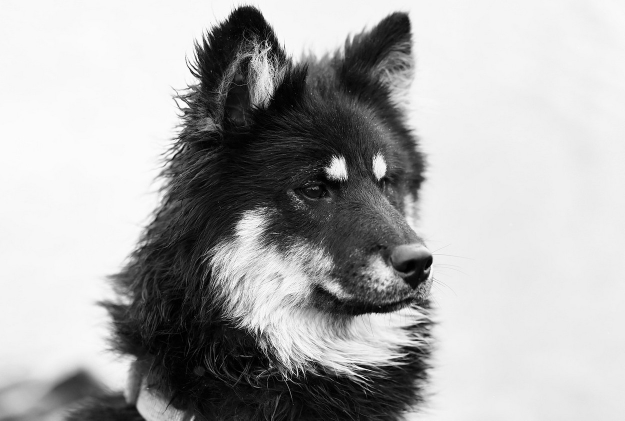
#> input picture test_image.jpg, 1249 x 841 px (shown at 1/2 size)
$ python motor-test.py
#> lines starting #> are read from the running program, lines starting #| are printed output that depends on the picture; after the words box and inside, x2 and y2 are one past the last pixel; in counts of white or black regions, pixels touching at a corner belong together
import cv2
import numpy as np

# --- Physical Setup (Matches your Board) ---
BOARD_WIDTH_INCHES = 36.0
DRAWING_WIDTH_INCHES = 24.0    # Making it a bit bigger for detail
DRAWING_START_Y = 8.0
LINE_SPACING_INCHES = 0.12     # Distance between hatch lines (Adjust for marker thickness)

def generate_hatch_lines(mask, angle, spacing_px):
    """Generates parallel lines only where the mask is white"""
    h, w = mask.shape
    lines = []

    # Create a larger canvas to rotate lines without clipping
    diagonal = int(np.sqrt(h**2 + w**2))
    for d in range(-diagonal, diagonal, spacing_px):
        # Math to create a long line at a specific angle
        x0 = d * np.cos(np.radians(angle))
        y0 = d * np.sin(np.radians(angle))

        # Line vector
        vx = np.cos(np.radians(angle + 90))
        vy = np.sin(np.radians(angle + 90))

        # Endpoints of a very long line
        pt1 = (int(x0 - vx * diagonal), int(y0 - vy * diagonal))
        pt2 = (int(x0 + vx * diagonal), int(y0 + vy * diagonal))

        # Create a blank slate to draw a single test line
        line_img = np.zeros((h, w), dtype=np.uint8)
        cv2.line(line_img, pt1, pt2, 255, 1)

        # Only keep the parts of the line that overlap the "darkness mask"
        active_line = cv2.bitwise_and(line_img, mask)

        # Find coordinates of active pixels
        points = cv2.findNonZero(active_line)
        if points is not None:
            # Sort points to ensure the motor moves in a continuous line
            points = points.reshape(-1, 2)
            lines.append(points)

    return lines

def process_image_to_hatch(image_path, output_path):
#> called with image_path = 'test_image.jpg', output_path = 'drawing.txt'
    img = cv2.imread(image_path, cv2.IMREAD_GRAYSCALE)
#> img is the input picture: shape (841, 1249); min 0, max 255, mean 173.4
    if img is None: return

    # Resize for processing speed while maintaining aspect ratio
    h_orig, w_orig = img.shape
#> h_orig = 841; w_orig = 1249
    scale_factor = 500 / w_orig
#> scale_factor = 0.4
    img = cv2.resize(img, (500, int(h_orig * scale_factor)))
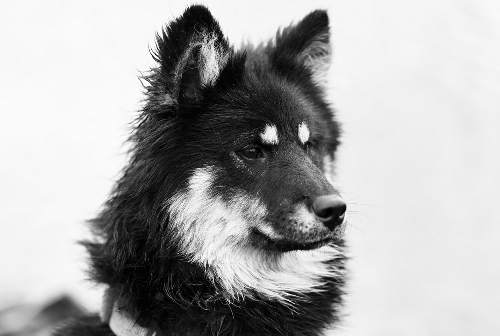
#> img: shape (336, 500); min 0, max 255, mean 173.4
    h, w = img.shape
#> h = 336; w = 500

    # Calculate physical scaling
    phys_scale = DRAWING_WIDTH_INCHES / w
#> phys_scale = 0.048
    spacing_px = int(LINE_SPACING_INCHES / phys_scale)
#> spacing_px = 2
    offset_x = (BOARD_WIDTH_INCHES - DRAWING_WIDTH_INCHES) / 2.0

    # Define 4 darkness levels (0=black, 255=white)
    # Layer 1: Light shadows. Layer 2: Midtones. Layer 3: Dark. Layer 4: Deep Black.
    thresholds = [200, 150, 100, 50]
    angles = [45, 135, 0, 90] # Cross-hatched angles

    all_paths = []

    for i in range(len(thresholds)):
        # Create a mask of pixels DARKER than the threshold
        _, mask = cv2.threshold(img, thresholds[i], 255, cv2.THRESH_BINARY_INV)
        print(f"Processing Layer {i+1} at {angles[i]} degrees...")
        layer_lines = generate_hatch_lines(mask, angles[i], spacing_px)
        all_paths.extend(layer_lines)
#> this loop made 4 passes
#> pass 1, in process_image_to_hatch, `_, mask = cv2.threshold(img, thresholds[i], 255, cv2.THRESH_BINARY_INV)`:
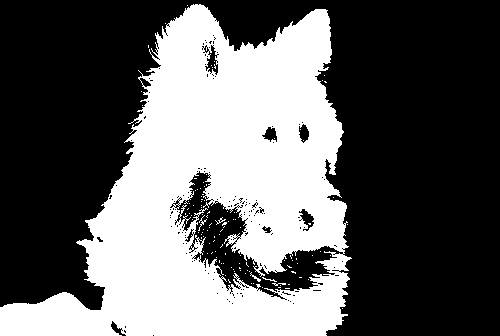
#> mask: shape (336, 500); 38.2% white; 115 white regions (109 under 20 px), largest, box (x1, y1, x2, y2) and area: (0, 4, 352, 336) 63902, (198, 215, 207, 231) 30, (250, 272, 261, 282) 28, (215, 217, 226, 225) 23, (272, 283, 286, 286) 22, (262, 277, 277, 282) 20
#> pass 2, in process_image_to_hatch, `_, mask = cv2.threshold(img, thresholds[i], 255, cv2.THRESH_BINARY_INV)`:
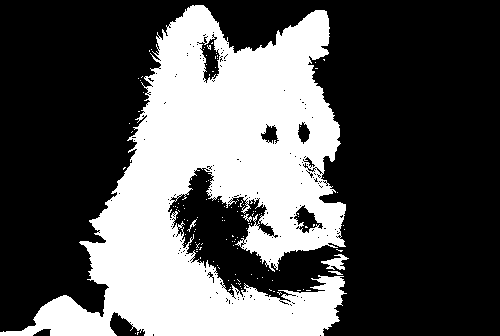
#> mask: shape (336, 500); 33.6% white; 128 white regions (123 under 20 px), largest, box (x1, y1, x2, y2) and area: (0, 5, 347, 336) 55968, (321, 254, 349, 270) 206, (243, 214, 252, 222) 32, (328, 271, 343, 275) 30, (187, 219, 197, 232) 29
#> pass 3, in process_image_to_hatch, `_, mask = cv2.threshold(img, thresholds[i], 255, cv2.THRESH_BINARY_INV)`:
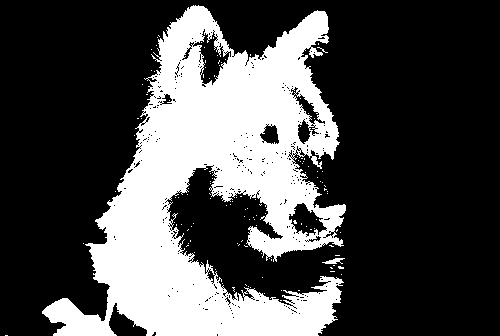
#> mask: shape (336, 500); 29.3% white; 126 white regions (124 under 20 px), largest, box (x1, y1, x2, y2) and area: (42, 5, 346, 336) 48849, (322, 258, 345, 264) 74
#> after the loop:
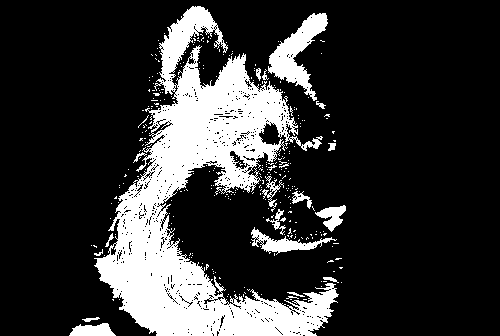
#> mask: shape (336, 500); 20.3% white; 302 white regions (284 under 20 px), largest, box (x1, y1, x2, y2) and area: (94, 6, 339, 336) 29032, (268, 13, 328, 101) 1973, (251, 227, 337, 255) 743
#> after the loop, all_paths = 717 items

    # Write to drawing.txt
    with open(output_path, 'w') as f:
        f.write("# Crosshatch Drawing\nUP\n")
        for path in all_paths:
            # Move to start of line
            start_x = (path[0][0] * phys_scale) + offset_x
            start_y = (path[0][1] * phys_scale) + DRAWING_START_Y
            f.write(f"MOVE {start_x:.2f} {start_y:.2f}\nDOWN\n")

            # Draw to end of line
            end_x = (path[-1][0] * phys_scale) + offset_x
            end_y = (path[-1][1] * phys_scale) + DRAWING_START_Y
            f.write(f"MOVE {end_x:.2f} {end_y:.2f}\nUP\n")
#> this loop made 717 passes
#> (start_x, start_y, end_x, end_y) on passes 2 to 4: (14.98, 8.24, 13.49, 9.73), (15.02, 8.34, 13.1, 10.26), (15.26, 8.24, 13.15, 10.35)

    print(f"Done! Instructions saved to {output_path}")

process_image_to_hatch("test_image.jpg", "drawing.txt")

$ run again, with bobby.jpg copied over test_image.jpg
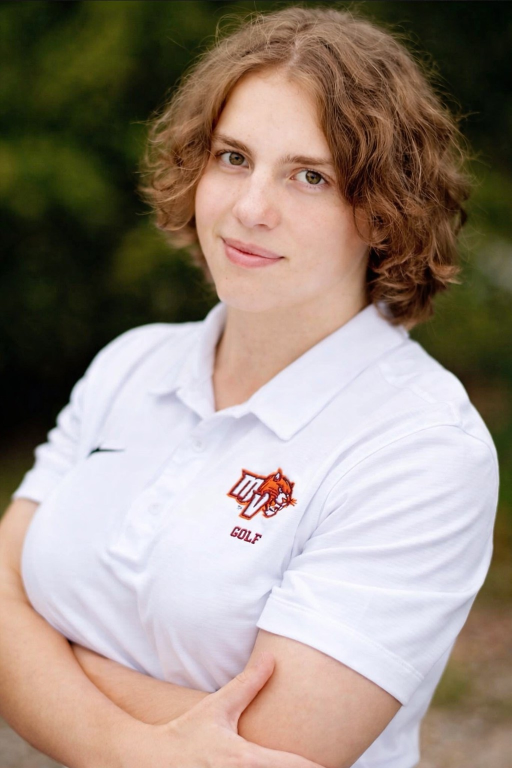
#> input picture bobby.jpg, 1024 x 1536 px (shown at 1/2 size)
#> the loop in process_image_to_hatch, `for i in range(len(thresholds)):` made 4 passes
#> pass 1, in process_image_to_hatch, `_, mask = cv2.threshold(img, thresholds[i], 255, cv2.THRESH_BINARY_INV)`:
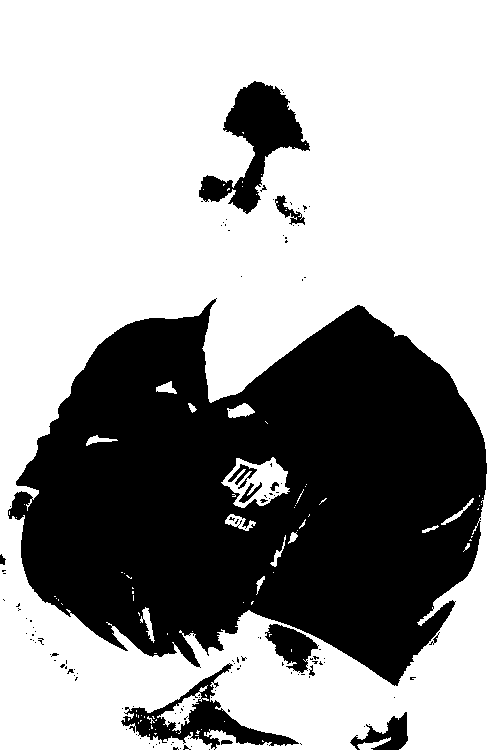
#> mask: shape (750, 500); 63.6% white; 130 black regions (117 under 20 px), largest, box (x1, y1, x2, y2) and area: (8, 298, 487, 686) 123389, (199, 81, 310, 214) 5637, (121, 663, 299, 750) 3892
#> after the loop in process_image_to_hatch, `for i in range(len(thresholds)):`:
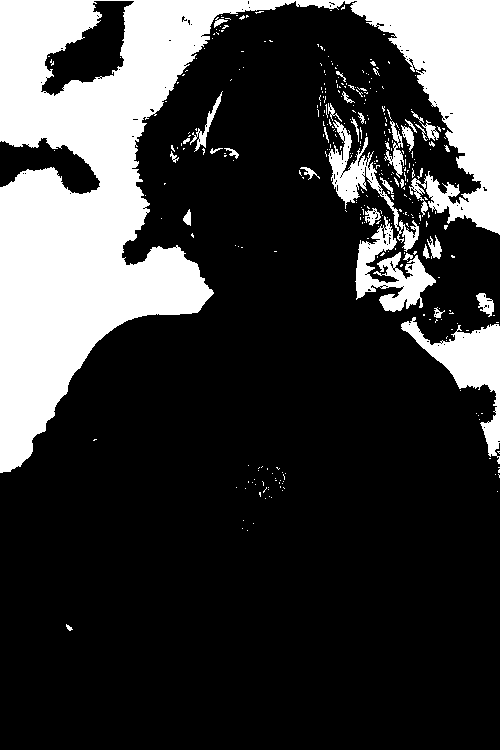
#> mask: shape (750, 500); 23.6% white; 352 white regions (317 under 20 px), largest, box (x1, y1, x2, y2) and area: (0, 0, 500, 473) 75107, (401, 317, 500, 464) 4249, (355, 216, 436, 312) 3102
#> after the loop in process_image_to_hatch, `for i in range(len(thresholds)):`: all_paths = 1353 items
#> the loop in process_image_to_hatch, `for path in all_paths:` made 1353 passes
#> (start_x, end_y) on passes 2 to 4: (6.24, 8.24), (6.34, 8.34), (6.48, 8.48)
